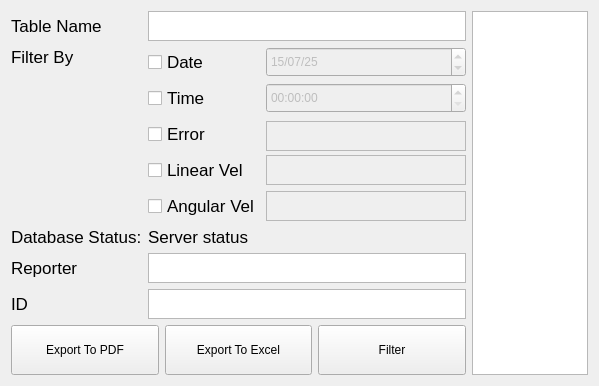
      <widget class="QWidget" name="tab_2">
       <attribute name="title">
        <string>Database</string>
       </attribute>
       <layout class="QGridLayout" name="gridLayout_8">
        <item row="0" column="0">
         <layout class="QGridLayout" name="gridLayout_6">
          <item row="1" column="0">
           <widget class="QPushButton" name="exportButton">
            <property name="sizePolicy">
             <sizepolicy hsizetype="Preferred" vsizetype="Preferred">
              <horstretch>0</horstretch>
              <verstretch>0</verstretch>
             </sizepolicy>
            </property>
            <property name="minimumSize">
             <size>
              <width>0</width>
              <height>50</height>
             </size>
            </property>
            <property name="text">
             <string>Export To PDF</string>
            </property>
           </widget>
          </item>
          <item row="1" column="2">
           <widget class="QPushButton" name="filterButton">
            <property name="minimumSize">
             <size>
              <width>0</width>
              <height>50</height>
             </size>
            </property>
            <property name="text">
             <string>Filter</string>
            </property>
           </widget>
          </item>
          <item row="0" column="0" colspan="3">
           <layout class="QGridLayout" name="gridLayout_7">
            <property name="spacing">
             <number>6</number>
            </property>
            <item row="0" column="0">
             <widget class="QLabel" name="label_2">
              <property name="font">
               <font>
                <pointsize>13</pointsize>
               </font>
              </property>
              <property name="text">
               <string>Table Name</string>
              </property>
             </widget>
            </item>
            <item row="0" column="1">
             <widget class="QTextEdit" name="tableNameTextEdit">
              <property name="minimumSize">
               <size>
                <width>160</width>
                <height>30</height>
               </size>
              </property>
              <property name="maximumSize">
               <size>
                <width>10000</width>
                <height>30</height>
               </size>
              </property>
              <property name="font">
               <font>
                <pointsize>13</pointsize>
               </font>
              </property>
             </widget>
            </item>
            <item row="1" column="0">
             <widget class="QLabel" name="label_3">
              <property name="font">
               <font>
                <pointsize>13</pointsize>
               </font>
              </property>
              <property name="text">
               <string>Filter By</string>
              </property>
              <property name="alignment">
               <set>Qt::AlignLeading|Qt::AlignLeft|Qt::AlignTop</set>
              </property>
             </widget>
            </item>
            <item row="1" column="1">
             <layout class="QGridLayout" name="gridLayout_5">
              <item row="1" column="1">
               <widget class="QTimeEdit" name="timeEdit">
                <property name="enabled">
                 <bool>false</bool>
                </property>
                <property name="minimumSize">
                 <size>
                  <width>0</width>
                  <height>30</height>
                 </size>
                </property>
                <property name="maximumSize">
                 <size>
                  <width>16777215</width>
                  <height>30</height>
                 </size>
                </property>
                <property name="displayFormat">
                 <string>hh:mm:ss</string>
                </property>
               </widget>
              </item>
              <item row="2" column="0">
               <widget class="QCheckBox" name="errorFilterCheckBox">
                <property name="font">
                 <font>
                  <pointsize>13</pointsize>
                 </font>
                </property>
                <property name="text">
                 <string>Error</string>
                </property>
               </widget>
              </item>
              <item row="3" column="0">
               <widget class="QCheckBox" name="linearFilterCheckBox">
                <property name="font">
                 <font>
                  <pointsize>13</pointsize>
                 </font>
                </property>
                <property name="text">
                 <string>Linear Vel</string>
                </property>
               </widget>
              </item>
              <item row="3" column="1">
               <widget class="QPlainTextEdit" name="linearEdit">
                <property name="enabled">
                 <bool>false</bool>
                </property>
                <property name="sizePolicy">
                 <sizepolicy hsizetype="Fixed" vsizetype="Fixed">
                  <horstretch>0</horstretch>
                  <verstretch>0</verstretch>
                 </sizepolicy>
                </property>
                <property name="minimumSize">
                 <size>
                  <width>200</width>
                  <height>30</height>
                 </size>
                </property>
                <property name="maximumSize">
                 <size>
                  <width>200</width>
                  <height>30</height>
                 </size>
                </property>
               </widget>
              </item>
              <item row="2" column="1">
               <widget class="QPlainTextEdit" name="errorEdit">
                <property name="enabled">
                 <bool>false</bool>
                </property>
                <property name="sizePolicy">
                 <sizepolicy hsizetype="Fixed" vsizetype="Fixed">
                  <horstretch>0</horstretch>
                  <verstretch>0</verstretch>
                 </sizepolicy>
                </property>
                <property name="minimumSize">
                 <size>
                  <width>200</width>
                  <height>30</height>
                 </size>
                </property>
                <property name="maximumSize">
                 <size>
                  <width>200</width>
                  <height>25</height>
                 </size>
                </property>
               </widget>
              </item>
              <item row="4" column="0">
               <widget class="QCheckBox" name="angularFilterCheckBox">
                <property name="font">
                 <font>
                  <pointsize>13</pointsize>
                 </font>
                </property>
                <property name="text">
                 <string>Angular Vel</string>
                </property>
               </widget>
              </item>
              <item row="4" column="1">
               <widget class="QPlainTextEdit" name="angularEdit">
                <property name="enabled">
                 <bool>false</bool>
                </property>
                <property name="sizePolicy">
                 <sizepolicy hsizetype="Fixed" vsizetype="Fixed">
                  <horstretch>0</horstretch>
                  <verstretch>0</verstretch>
                 </sizepolicy>
                </property>
                <property name="minimumSize">
                 <size>
                  <width>200</width>
                  <height>30</height>
                 </size>
                </property>
                <property name="maximumSize">
                 <size>
                  <width>200</width>
                  <height>30</height>
                 </size>
                </property>
               </widget>
              </item>
              <item row="1" column="0">
               <widget class="QCheckBox" name="timeFilterCheckBox">
                <property name="font">
                 <font>
                  <pointsize>13</pointsize>
                 </font>
                </property>
                <property name="text">
                 <string>Time</string>
                </property>
               </widget>
              </item>
              <item row="0" column="0">
               <widget class="QCheckBox" name="dateFilterCheckBox">
                <property name="font">
                 <font>
                  <pointsize>13</pointsize>
                 </font>
                </property>
                <property name="text">
                 <string>Date</string>
                </property>
               </widget>
              </item>
              <item row="0" column="1">
               <widget class="QDateEdit" name="dateEdit">
                <property name="enabled">
                 <bool>false</bool>
                </property>
                <property name="minimumSize">
                 <size>
                  <width>0</width>
                  <height>30</height>
                 </size>
                </property>
                <property name="maximumSize">
                 <size>
                  <width>16777215</width>
                  <height>30</height>
                 </size>
                </property>
                <property name="displayFormat">
                 <string>dd/MM/yy</string>
                </property>
                <property name="date">
                 <date>
                  <year>2025</year>
                  <month>7</month>
                  <day>15</day>
                 </date>
                </property>
               </widget>
              </item>
             </layout>
            </item>
            <item row="2" column="0">
             <widget class="QLabel" name="L">
              <property name="font">
               <font>
                <pointsize>13</pointsize>
               </font>
              </property>
              <property name="text">
               <string>Database Status:</string>
              </property>
             </widget>
            </item>
            <item row="2" column="1">
             <widget class="QLabel" name="dataLabel">
              <property name="font">
               <font>
                <pointsize>13</pointsize>
               </font>
              </property>
              <property name="text">
               <string>Server status</string>
              </property>
              <property name="textFormat">
               <enum>Qt::PlainText</enum>
              </property>
             </widget>
            </item>
            <item row="3" column="0">
             <widget class="QLabel" name="label_4">
              <property name="font">
               <font>
                <pointsize>13</pointsize>
               </font>
              </property>
              <property name="text">
               <string>Reporter</string>
              </property>
             </widget>
            </item>
            <item row="3" column="1">
             <widget class="QTextEdit" name="reporterTextBox">
              <property name="minimumSize">
               <size>
                <width>160</width>
                <height>30</height>
               </size>
              </property>
              <property name="maximumSize">
               <size>
                <width>10000</width>
                <height>30</height>
               </size>
              </property>
              <property name="font">
               <font>
                <pointsize>13</pointsize>
               </font>
              </property>
              <property name="layoutDirection">
               <enum>Qt::LeftToRight</enum>
              </property>
             </widget>
            </item>
            <item row="4" column="0">
             <widget class="QLabel" name="label_5">
              <property name="font">
               <font>
                <pointsize>13</pointsize>
               </font>
              </property>
              <property name="text">
               <string>ID</string>
              </property>
             </widget>
            </item>
            <item row="4" column="1">
             <widget class="QTextEdit" name="idTextBox">
              <property name="minimumSize">
               <size>
                <width>160</width>
                <height>30</height>
               </size>
              </property>
              <property name="maximumSize">
               <size>
                <width>10000</width>
                <height>30</height>
               </size>
              </property>
              <property name="font">
               <font>
                <pointsize>13</pointsize>
               </font>
              </property>
              <property name="layoutDirection">
               <enum>Qt::LeftToRight</enum>
              </property>
             </widget>
            </item>
           </layout>
          </item>
          <item row="1" column="1">
           <widget class="QPushButton" name="exportExcelButton">
            <property name="sizePolicy">
             <sizepolicy hsizetype="Preferred" vsizetype="Preferred">
              <horstretch>0</horstretch>
              <verstretch>0</verstretch>
             </sizepolicy>
            </property>
            <property name="minimumSize">
             <size>
              <width>0</width>
              <height>50</height>
             </size>
            </property>
            <property name="text">
             <string>Export To Excel</string>
            </property>
           </widget>
          </item>
         </layout>
        </item>
        <item row="0" column="1">
         <widget class="QTableView" name="dataTableView">
          <property name="autoFillBackground">
           <bool>true</bool>
          </property>
          <property name="sizeAdjustPolicy">
           <enum>QAbstractScrollArea::AdjustToContents</enum>
          </property>
         </widget>
        </item>
       </layout>
      </widget>
